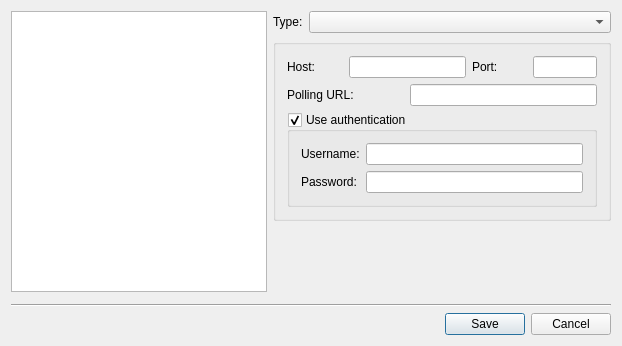
<?xml version="1.0" encoding="UTF-8"?>
<ui version="4.0">
 <class>Proxy</class>
 <widget class="QDialog" name="Proxy">
  <property name="geometry">
   <rect>
    <x>0</x>
    <y>0</y>
    <width>622</width>
    <height>346</height>
   </rect>
  </property>
  <property name="windowTitle">
   <string>Proxy Profiles</string>
  </property>
  <layout class="QGridLayout" name="gridLayout_3">
   <item row="0" column="0">
    <layout class="QVBoxLayout">
     <item>
      <widget class="QListWidget" name="lbx_proxy">
       <property name="sizePolicy">
        <sizepolicy hsizetype="Minimum" vsizetype="Expanding">
         <horstretch>0</horstretch>
         <verstretch>0</verstretch>
        </sizepolicy>
       </property>
      </widget>
     </item>
     <item>
      <layout class="QHBoxLayout">
       <item>
        <widget class="IconButton" name="pb_new" native="true">
         <property name="text" stdset="0">
          <string>&amp;New</string>
         </property>
         <property name="psiIconName" stdset="0">
          <string>psi/addContact</string>
         </property>
        </widget>
       </item>
       <item>
        <widget class="IconButton" name="pb_remove" native="true">
         <property name="text" stdset="0">
          <string>Rem&amp;ove</string>
         </property>
         <property name="psiIconName" stdset="0">
          <string>psi/remove</string>
         </property>
        </widget>
       </item>
      </layout>
     </item>
    </layout>
   </item>
   <item row="0" column="1">
    <layout class="QVBoxLayout" name="verticalLayout">
     <item>
      <layout class="QHBoxLayout">
       <item>
        <widget class="QLabel" name="textLabel2">
         <property name="text">
          <string>Type:</string>
         </property>
        </widget>
       </item>
       <item>
        <widget class="QComboBox" name="cb_type">
         <property name="sizePolicy">
          <sizepolicy hsizetype="Expanding" vsizetype="Fixed">
           <horstretch>0</horstretch>
           <verstretch>0</verstretch>
          </sizepolicy>
         </property>
        </widget>
       </item>
      </layout>
     </item>
     <item>
      <widget class="QGroupBox" name="groupBox">
       <property name="sizePolicy">
        <sizepolicy hsizetype="Preferred" vsizetype="Expanding">
         <horstretch>0</horstretch>
         <verstretch>0</verstretch>
        </sizepolicy>
       </property>
       <property name="title">
        <string/>
       </property>
       <layout class="QGridLayout" name="gridLayout_2">
        <item row="0" column="0">
         <widget class="QLabel" name="label">
          <property name="text">
           <string>Host:</string>
          </property>
         </widget>
        </item>
        <item row="0" column="1" colspan="2">
         <widget class="QLineEdit" name="le_host"/>
        </item>
        <item row="0" column="3">
         <widget class="QLabel" name="label_2">
          <property name="text">
           <string>Port:</string>
          </property>
         </widget>
        </item>
        <item row="0" column="4">
         <widget class="QLineEdit" name="le_port">
          <property name="minimumSize">
           <size>
            <width>0</width>
            <height>0</height>
           </size>
          </property>
          <property name="maximumSize">
           <size>
            <width>64</width>
            <height>16777215</height>
           </size>
          </property>
         </widget>
        </item>
        <item row="1" column="0" colspan="2">
         <widget class="QLabel" name="lb_url">
          <property name="text">
           <string>Polling URL:</string>
          </property>
         </widget>
        </item>
        <item row="1" column="2" colspan="3">
         <widget class="QLineEdit" name="le_url"/>
        </item>
        <item row="2" column="0" colspan="5">
         <widget class="QGroupBox" name="gr_auth">
          <property name="title">
           <string>Use authentication</string>
          </property>
          <property name="checkable">
           <bool>true</bool>
          </property>
          <layout class="QGridLayout" name="gridLayout">
           <item row="0" column="0">
            <widget class="QLabel" name="label_4">
             <property name="text">
              <string>Username:</string>
             </property>
            </widget>
           </item>
           <item row="0" column="1">
            <widget class="QLineEdit" name="le_user"/>
           </item>
           <item row="1" column="0">
            <widget class="QLabel" name="label_5">
             <property name="text">
              <string>Password:</string>
             </property>
            </widget>
           </item>
           <item row="1" column="1">
            <widget class="QLineEdit" name="le_pass">
             <property name="echoMode">
              <enum>QLineEdit::Password</enum>
             </property>
            </widget>
           </item>
          </layout>
         </widget>
        </item>
       </layout>
      </widget>
     </item>
     <item>
      <spacer name="verticalSpacer">
       <property name="orientation">
        <enum>Qt::Vertical</enum>
       </property>
       <property name="sizeHint" stdset="0">
        <size>
         <width>20</width>
         <height>13</height>
        </size>
       </property>
      </spacer>
     </item>
    </layout>
   </item>
   <item row="1" column="0" colspan="2">
    <widget class="Line" name="line2">
     <property name="frameShape">
      <enum>QFrame::HLine</enum>
     </property>
     <property name="frameShadow">
      <enum>QFrame::Sunken</enum>
     </property>
    </widget>
   </item>
   <item row="2" column="0" colspan="2">
    <widget class="QDialogButtonBox" name="buttonBox">
     <property name="standardButtons">
      <set>QDialogButtonBox::Cancel|QDialogButtonBox::Save</set>
     </property>
    </widget>
   </item>
  </layout>
 </widget>
 <layoutdefault spacing="6" margin="11"/>
 <customwidgets>
  <customwidget>
   <class>IconButton</class>
   <extends>QWidget</extends>
   <header>iconbutton.h</header>
  </customwidget>
 </customwidgets>
 <tabstops>
  <tabstop>cb_type</tabstop>
  <tabstop>le_host</tabstop>
  <tabstop>le_port</tabstop>
  <tabstop>le_url</tabstop>
  <tabstop>gr_auth</tabstop>
  <tabstop>le_user</tabstop>
  <tabstop>le_pass</tabstop>
  <tabstop>buttonBox</tabstop>
  <tabstop>lbx_proxy</tabstop>
 </tabstops>
 <resources/>
 <connections/>
</ui>
